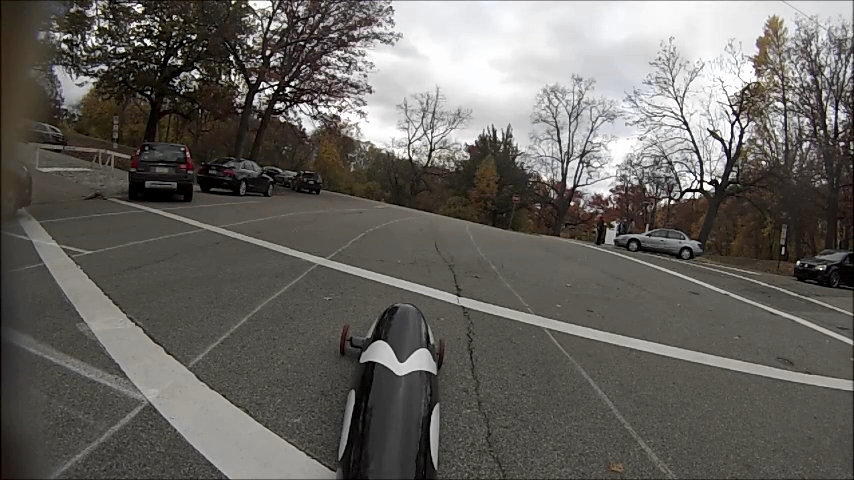
#> input picture Python Projects/Ben's Projects/Archived Projects/Self-Driving Buggy Rev. 2/images/Tue Jun 30 14_28_15 2015.png, 854 x 480 px
$ python -i 'Analyzers 6-13-15 1.py'   (imports and definitions only)   (Python 2 division)   (older library calls are emulated)
#> lines starting #> are read from the running program, lines starting #| are printed output that depends on the picture; after the words box and inside, x2 and y2 are one past the last pixel; in counts of white or black regions, pixels touching at a corner belong together
#> further down, picture is the input picture: shape (480, 854, 3); mean B, G, R 95.1, 99.6, 102.4
import cv2, numpy
import bisect
import copy
from matplotlib import pyplot

# dirtRange1 = (21, 45, 45), (40, 255, 255)
# dirtRange2 = (210, 30, 45), (255, 255, 255)
greenRange = (30, 60, 30), (127, 255, 255)

streetRange = [numpy.array([255, ] * 3, dtype=numpy.uint8),
               numpy.array([0, ] * 3, dtype=numpy.uint8)]

# --------------------------------------------------
# Public API
# --------------------------------------------------
def filterOutNonRoad(frame, showSelectedPoints=False):
#> called with showSelectedPoints = False
    height, width = frame.shape[0:2]

    # frameHSV = cv2.GaussianBlur(frame, (35, 35), 5)
    frameHSV = cv2.medianBlur(frame, 35)  # blur to remove noise from road and grass
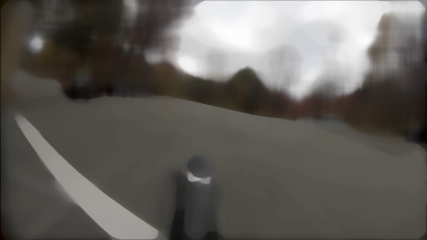
#> frameHSV: shape (480, 854, 3) (shown at 1/2 size); mean B, G, R 91.7, 96.3, 99.2
    frameBGR = copy.copy(frameHSV)

    frameHSV = cv2.cvtColor(frameHSV, cv2.COLOR_BGR2HSV_FULL)  # convert to hue, saturation, value color space
#> frameHSV: shape (480, 854, 3); mean H, S, V 44.6, 31.6, 99.5

    markers = numpy.zeros((height, width), numpy.int32)  # create markers for watershed algorithm

    # ----- junk mark start -----

    # A portion of the road is always within y% of the image vertically and an x% of the image
    # horizontally. Take the colors that appear there and find them in the rest of the image. These points should
    # mark a good portion of the road. Mark them on the watershed marker image as "1"
    sampleWidth = width / 5
    sampleStart = [3 * height / 5, width / 2 - sampleWidth / 2]
    sampleEnd = [height, width / 2 + sampleWidth / 2]

    # streetPoints = getPointsWithSimilarColors(frameBGR, sampleStart, sampleEnd)
    # markers[streetPoints] = 1
    markers[sampleStart[0]:sampleEnd[0], sampleStart[1]:sampleEnd[1]] = 1
    markers[height / 4] = 2

    # find the points on the image that are green
    # mark them on the watershed marker image as "2"

    markers[pointsInRange(frameHSV, *greenRange)] = 2
#> in pointsInRange, `points = numpy.where((lowerColor[0] <= frame[:, :, 0]) & (frame[:, :, ..`: points = 6205 positions, rows 0 to 293, columns 2 to 853
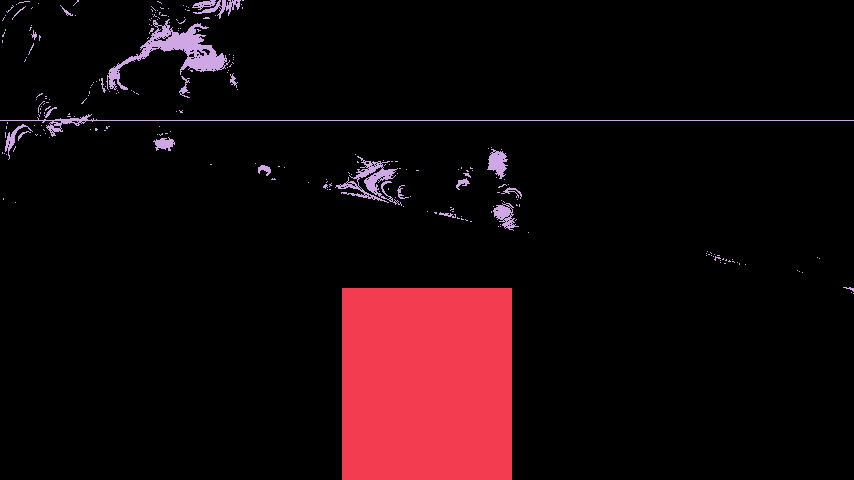
#> markers: shape (480, 854) int32; 3 distinct labels, from 0 to 2; one colour per label, 0 black

    # markers[pointsInRange(frameHSV, *dirtRange1)] = 2
    # markers[pointsInRange(frameHSV, *dirtRange2)] = 2

    # -----  junk mark end  -----

    contours = []
    if showSelectedPoints is True:
        cv2.rectangle(frame, (sampleStart[1], sampleStart[0]), (sampleEnd[1], sampleEnd[0]), (200, 0, 0), 2)
        return getEdgesUsingMarkers(frame, markers, showSelectedPoints), contours
    else:
        # Apply the watershed algorithm and threshold it to get the road
        edges = getEdgesUsingMarkers(frameBGR, markers, showSelectedPoints)
        contours = getSignificantContours(edges, float(height) / (10 ** 6))[-1:]  # get the largest contour

        mask = numpy.zeros_like(frameBGR)  # Create mask where white is what we want, black otherwise
        cv2.drawContours(mask, contours, -1, (255, 255, 255), -1)  # Draw filled contour in mask
        frameBGR = numpy.zeros_like(frame)  # Extract out the object and place into output image

        originalFrame = copy.copy(frame)
        originalFrame[mask == 0] = frameBGR[mask == 0]

        return originalFrame, contours


# [38 lines left out: functions filterOutNonAsphalt, findStreetCenterAndEdges, not called in this run]


def filterOutIncorrectLines(rawLines, streetLeft, streetCenter, streetRight):
    return []


# [20 lines left out: function combineFilters, not called in this run]


def verticalFinishLineFound(lines):
    return


def checkForTransition(frame, current, protocols):
    return False


# --------------------------------------------------
# Helper functions
# --------------------------------------------------

#       - - - - - - - - - - - - - - - - - - - - - - - - -
#                       filterOutNonRoad
#       - - - - - - - - - - - - - - - - - - - - - - - - -

# [63 lines left out: functions getPointsWithSimilarColors, getLocationsOfColorsWithFrame, imageStats, not called in this run]


def pointsInRange(frame, lowerColor, upperColor, any=False):
    """
    Returns the points that have a color space value between lowerColor and upperColor

    :param frame:
    :param lowerColor: a tuple or array of length 3 containing the color values of the lower bound
    :param upperColor: a tuple or array of length 3 containing the color values of the upper bound
    :return: a numpy array containing all points at which the range is satisfied
    """
    lowerColor = numpy.array(lowerColor)
    upperColor = numpy.array(upperColor)

    if any is False:
        points = numpy.where((lowerColor[0] <= frame[:, :, 0]) & (frame[:, :, 0] <= upperColor[0]) &
                             (lowerColor[1] <= frame[:, :, 1]) & (frame[:, :, 1] <= upperColor[1]) &
                             (lowerColor[2] <= frame[:, :, 2]) & (frame[:, :, 2] <= upperColor[2]))
    else:
        points = numpy.where((lowerColor[0] <= frame[:, :, 0]) & (frame[:, :, 0] <= upperColor[0]) |
                             (lowerColor[1] <= frame[:, :, 1]) & (frame[:, :, 1] <= upperColor[1]) |
                             (lowerColor[2] <= frame[:, :, 2]) & (frame[:, :, 2] <= upperColor[2]))

    return points


def getEdgesUsingMarkers(frame, markers, showSelectedPoints=False):
    """
    Apply the watershed algorithm on frame and markers to find the sections of the image.
    Markers is the same size as frame except it's color values only vary from 0 to 8 (instead of (0, 0, 0) to
    (255, 255, 255)). In this application, only 0, 1, and 2 are used. 2 indicates the grass and 1 indicates road.
    The road will be white and the grass will be black after the threshold.

    :param frame: A 3D numpy array in the BGR color space
    :param markers: A 2D numpy array the same size as frame with values from 0 to 8
    :return: A binary image marking the edges of the road read for a contouring algorithm
    """
#> called with showSelectedPoints = False
    if showSelectedPoints is False:
        cv2.watershed(frame, markers)

    colors = numpy.int32(list(numpy.ndindex(2, 2, 2))) * 255
    overlay = colors[numpy.where(markers >= 0, markers, 0)]
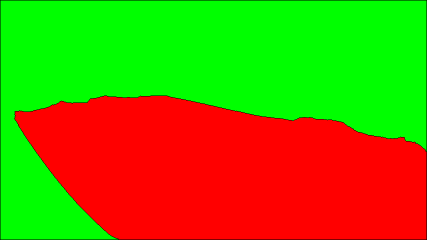
#> overlay: shape (480, 854, 3) int32 (shown at 1/2 size); mean of channels 0, 1, 2 0, 136.9, 115.7; drawn as B, G, R
    if showSelectedPoints is True:
        edges = cv2.addWeighted(frame, 0.7, overlay, 0.3, 1, dtype=cv2.CV_8UC3)
    else:
        background = numpy.zeros(overlay.shape, dtype=numpy.int32)
        edges = cv2.add(background, overlay, dtype=cv2.CV_8UC3)
#> background: shape (480, 854, 3) int32; every value is 0
        edges = cv2.cvtColor(edges, cv2.COLOR_BGR2GRAY)
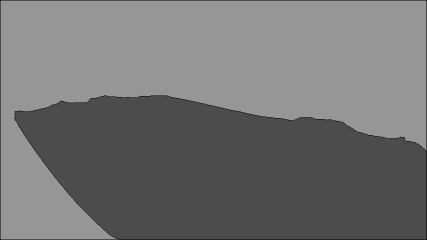
#> edges: shape (480, 854) (shown at 1/2 size); min 0, max 150, mean 115

        edges = cv2.threshold(edges, 128, 255, cv2.THRESH_BINARY_INV)[1]
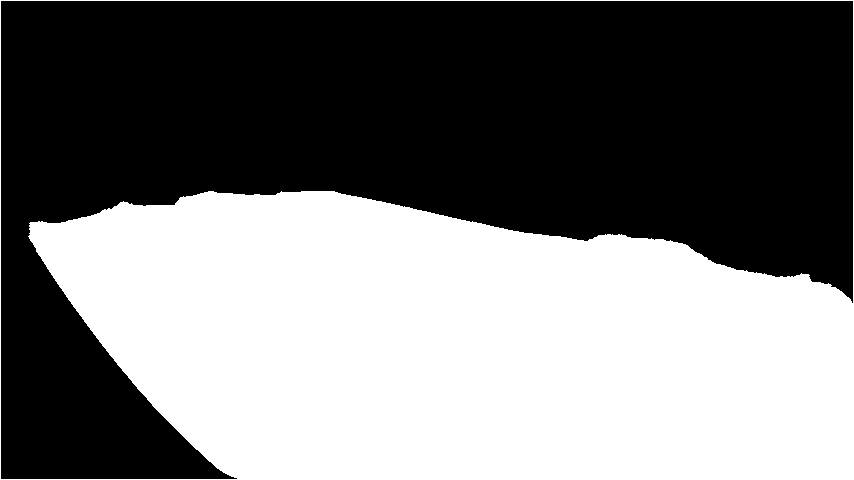
#> edges: shape (480, 854); 46.3% white; 1 white region, box (x1, y1, x2, y2) and area: (0, 0, 854, 480) 189769

        kernel = cv2.getStructuringElement(cv2.MORPH_ELLIPSE, (15, 15))
        edges = cv2.erode(edges, kernel, iterations=2)
#> edges: shape (480, 854); 41.8% white; 1 white region, box (x1, y1, x2, y2) and area: (45, 205, 854, 480) 171281
        edges = cv2.dilate(edges, kernel, iterations=2)
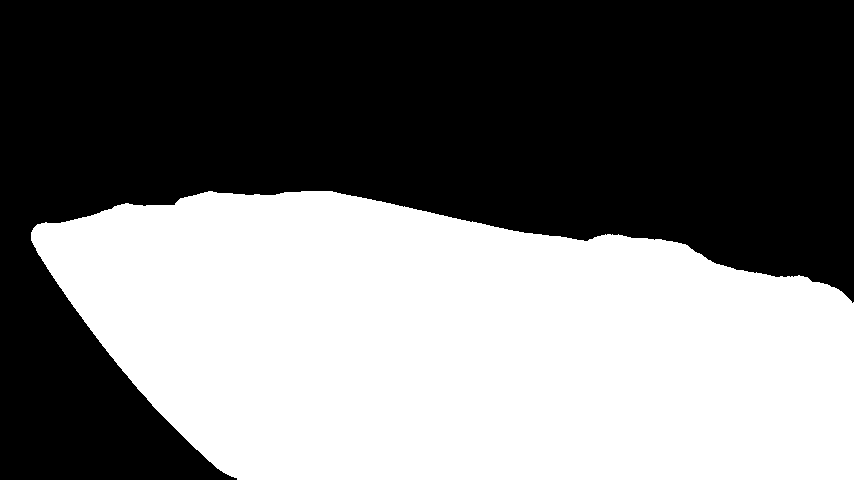
#> edges: shape (480, 854); 45.8% white; 1 white region

    return edges


def getSignificantContours(frame, epsilon=None):
    """
    Find the contours of an image and return an array of them sorted by increasing perimeter size.

    :param frame: The binary image that contours are to be calculated
    :param epsilon: If specified the approxPolyDP algorithm will be applied to the result.
                    Recommended value is 0.001
    :return: A 2D numpy array of the contours
    """
#> called with epsilon = 0.00048
    contours, hierarchy = cv2.findContours(frame, cv2.RETR_TREE, cv2.CHAIN_APPROX_SIMPLE)
#> contours = 1 contour; box (x1, y1, x2, y2) and area: (31, 191, 854, 480) 186761
    contours = sorted(contours, key=cv2.contourArea, reverse=True)
    significantContours = []
    perimeters = []

    for contour in contours:
        perimeter = cv2.arcLength(contour, closed=False)
        index = bisect.bisect(perimeters, perimeter)
        if epsilon is not None:
            approx = cv2.approxPolyDP(contour, epsilon * perimeter, False)
            significantContours.insert(index, approx)
        else:
            significantContours.insert(index, contour)
        perimeters.insert(index, perimeter)
#> this loop made 1 pass
#> (perimeter, index) on pass 1: (2039.7, 0)
#> after the loop, perimeters = [2039.7]; significantContours = 1 contour; box (x1, y1, x2, y2) and area: (31, 191, 854, 480) 186778

    return significantContours


#       - - - - - - - - - - - - - - - - - - - - - - - - -
#                     findStreetCenterAndEdges
#       - - - - - - - - - - - - - - - - - - - - - - - - -

# [231 lines left out: functions computeStreetEdgeData, getLeftAndRightPoints, getIntersectingLines, getIntersectionPointUsingY2, getQuadraticFit, getLinearRegression and 3 more, not called in this run]


#       - - - - - - - - - - - - - - - - - - - - - - - - -
#                       filterOutNonAsphalt
#       - - - - - - - - - - - - - - - - - - - - - - - - -
def reduceColors(frame, div=16):
    frame = frame / div * div + div / 2
    return frame

# [8 lines left out: function getSignificantColors, not called in this run]

>>> import cv2
>>> picture = cv2.imread('../images/Tue Jun 30 14_28_15 2015.png')
>>> result = filterOutNonRoad(picture)
#> in filterOutNonRoad, `contours = getSignificantContours(edges, float(height) / (10 ** 6))[-1:]`: contours has the same summary as significantContours in getSignificantContours
#> in filterOutNonRoad, `originalFrame[mask == 0] = frameBGR[mask == 0]`:
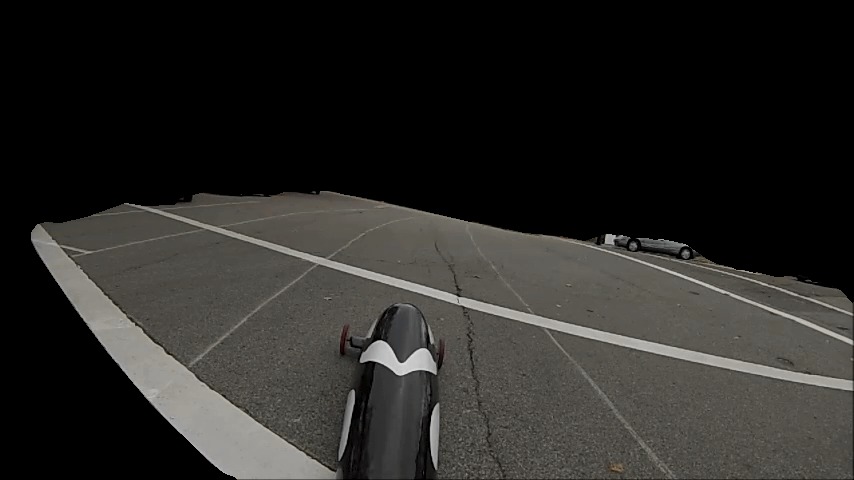
#> originalFrame: shape (480, 854, 3); mean B, G, R 37.9, 40.5, 41.5

$ run again, on Python Projects/Ben's Projects/Archived Projects/Self-Driving Buggy Rev. 2/images/Tue Jun 30 14_28_17 2015.png
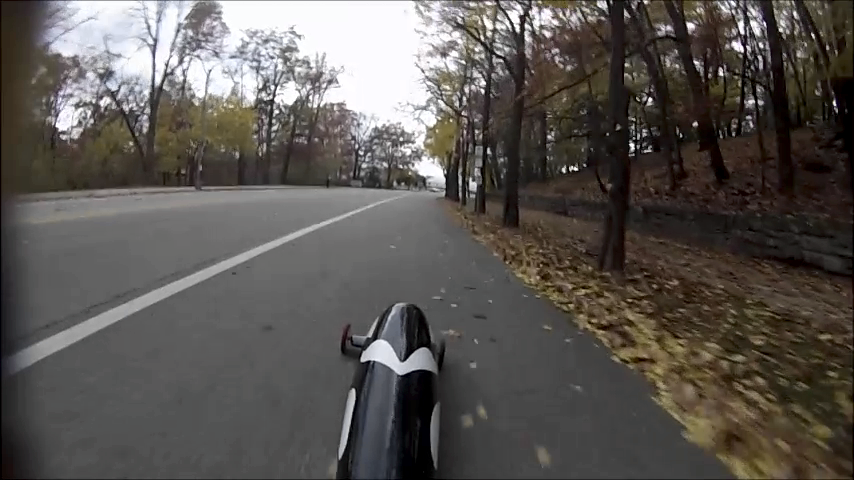
#> input picture Python Projects/Ben's Projects/Archived Projects/Self-Driving Buggy Rev. 2/images/Tue Jun 30 14_28_17 2015.png, 854 x 480 px
#> picture is the input picture: shape (480, 854, 3); mean B, G, R 82.7, 86.6, 90.9
#> points = 18973 positions, rows 0 to 479, columns 1 to 853
#> markers: shape (480, 854) int32; 3 distinct labels, from 0 to 2
#> background: shape (480, 854, 3) int32; every value is 0
#> in getEdgesUsingMarkers, `edges = cv2.dilate(edges, kernel, iterations=2)`:
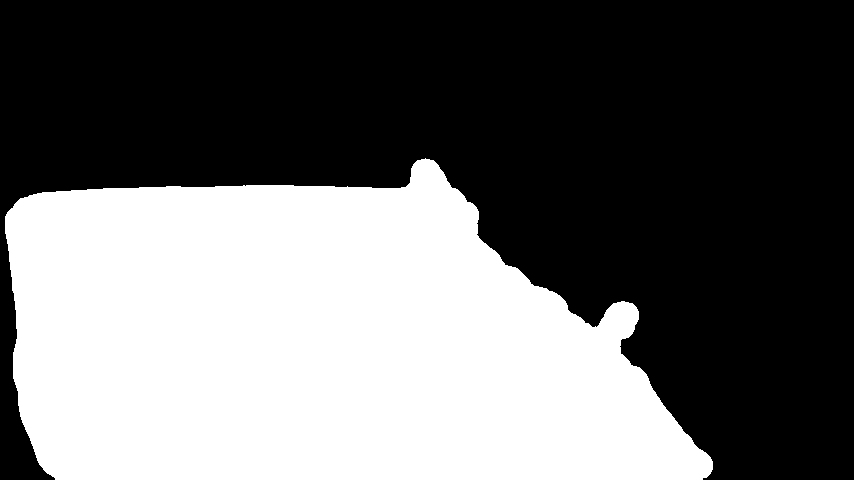
#> edges: shape (480, 854); 41.4% white; 1 white region
#> in getSignificantContours, `contours, hierarchy = cv2.findContours(frame, cv2.RETR_TREE, cv2.CHAIN..`: contours = 1 contour; box (x1, y1, x2, y2) and area: (5, 158, 713, 480) 168937
#> the loop in getSignificantContours, `for contour in contours:` made 1 pass
#> (perimeter, index) on pass 1: (1961.7, 0)
#> after the loop in getSignificantContours, `for contour in contours:`: perimeters = [1961.7]; significantContours = 1 contour; box (x1, y1, x2, y2) and area: (5, 158, 713, 480) 168944
#> in filterOutNonRoad, `contours = getSignificantContours(edges, float(height) / (10 ** 6))[-1:]`: contours has the same summary as significantContours in getSignificantContours
#> mask: shape (480, 854, 3); 41.4% white; 1 white region, box (x1, y1, x2, y2) and area: (5, 158, 713, 480) 169841
#> in filterOutNonRoad, `originalFrame[mask == 0] = frameBGR[mask == 0]`:
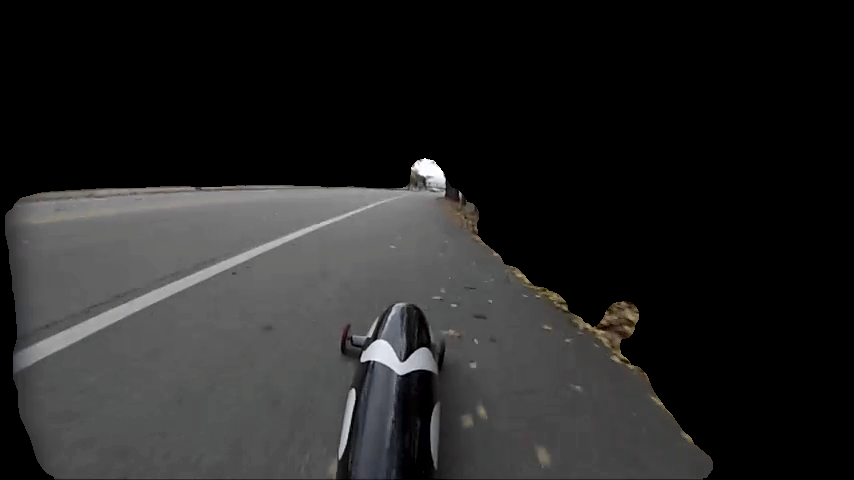
#> originalFrame: shape (480, 854, 3); mean B, G, R 36.2, 36.3, 36.5

$ run again, on Python Projects/Ben's Projects/Archived Projects/Self-Driving Buggy Rev. 2/images/Tue Jun 30 14_28_20 2015.png
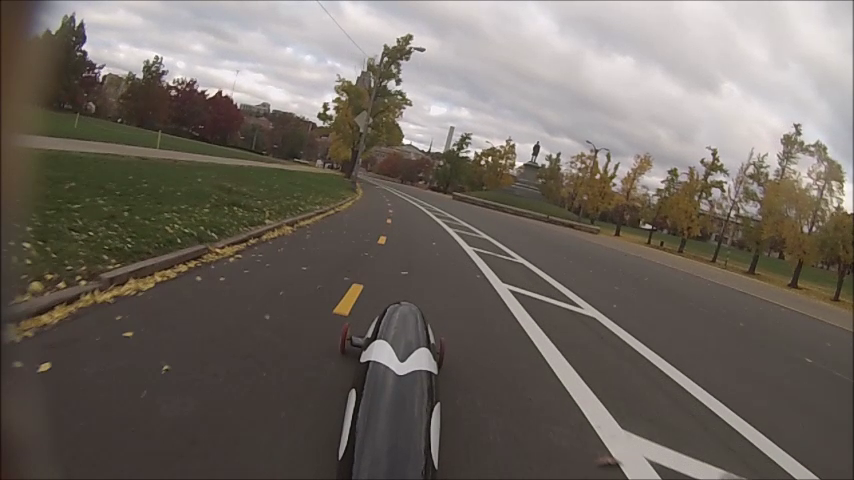
#> input picture Python Projects/Ben's Projects/Archived Projects/Self-Driving Buggy Rev. 2/images/Tue Jun 30 14_28_20 2015.png, 854 x 480 px
#> picture is the input picture: shape (480, 854, 3); mean B, G, R 97.4, 104.5, 111.8
#> points = 46045 positions, rows 31 to 323, columns 9 to 853
#> markers: shape (480, 854) int32; 3 distinct labels, from 0 to 2
#> background: shape (480, 854, 3) int32; every value is 0
#> in getEdgesUsingMarkers, `edges = cv2.dilate(edges, kernel, iterations=2)`:
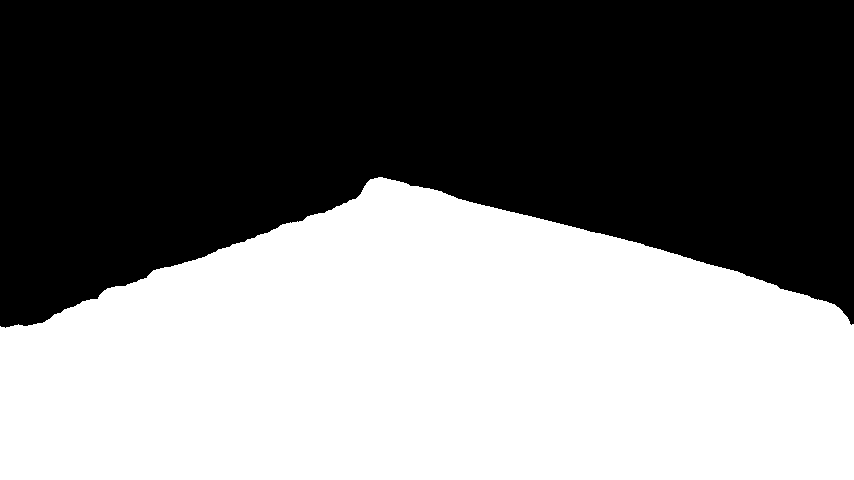
#> edges: shape (480, 854); 48% white; 1 white region
#> in getSignificantContours, `contours, hierarchy = cv2.findContours(frame, cv2.RETR_TREE, cv2.CHAIN..`: contours = 1 contour; box (x1, y1, x2, y2) and area: (0, 177, 854, 480) 195858
#> the loop in getSignificantContours, `for contour in contours:` made 1 pass
#> (perimeter, index) on pass 1: (2146.8, 0)
#> after the loop in getSignificantContours, `for contour in contours:`: perimeters = [2146.8]; significantContours = 1 contour; box (x1, y1, x2, y2) and area: (0, 177, 854, 480) 195868
#> in filterOutNonRoad, `contours = getSignificantContours(edges, float(height) / (10 ** 6))[-1:]`: contours has the same summary as significantContours in getSignificantContours
#> mask: shape (480, 854, 3); 48% white; 1 white region, box (x1, y1, x2, y2) and area: (0, 177, 854, 480) 196882
#> in filterOutNonRoad, `originalFrame[mask == 0] = frameBGR[mask == 0]`:
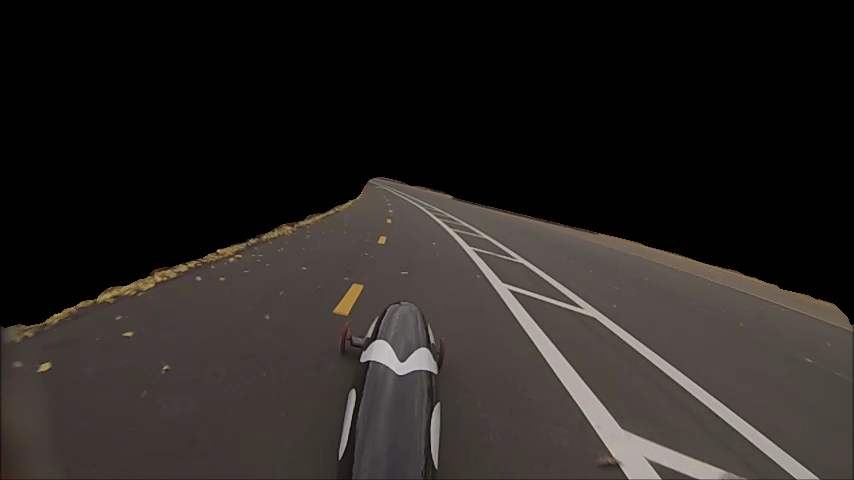
#> originalFrame: shape (480, 854, 3); mean B, G, R 33.2, 35.6, 39.4
